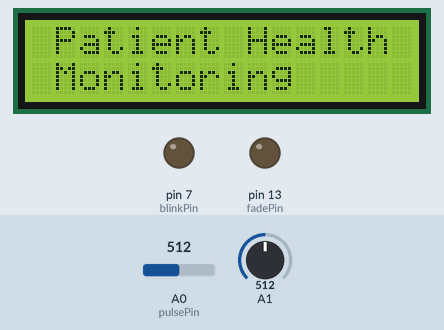
Simulated run of this sketch. Board: Arduino Uno, built with avr-gcc and run on an emulated ATmega328P. Shown: 16×2 character LCD, output pins drawn as LEDs (lit = HIGH). The inputs (shaded band) are chosen by the test bench; at power-on: A0 (pulsePin) = 512, A1 = 512. The modem accepts every AT command (registered, SIM ready, sends succeed) and sends nothing else; what the sketch prints to the serial monitor is not drawn.

Above: at 0.1 s.
At 4.1 s:
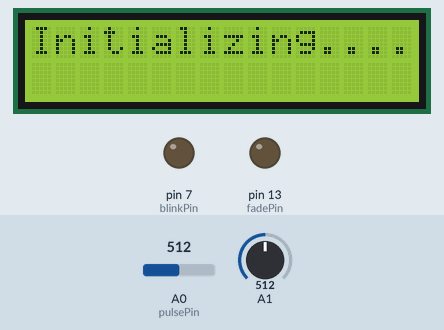
At 9.1 s:
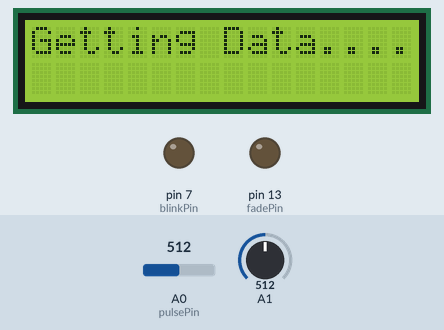
At 20.3 s:
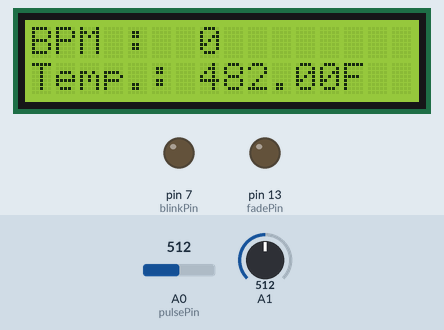

The sketch:

Ppbl.ino.ino
```cpp
#include <LiquidCrystal.h>
LiquidCrystal lcd(12, 11, 5, 4, 3, 2);
#include <SoftwareSerial.h>
float pulse = 0;
float temp = 0;
SoftwareSerial ser(9,10);
String apiKey = "CWMFN3TMX1M8DGMK";


// Variables
int pulsePin = A0;
int blinkPin = 7 ;
int fadePin = 13;
int fadeRate = 0; // used to fade LED on with PWM on fadePin


volatile int BPM;
volatile int Signal;
volatile int IBI = 600;
volatile boolean Pulse = false;
volatile boolean QS = false; // becomes true when Arduoino finds a beat.

static boolean serialVisual = true;
volatile int rate[10];
volatile unsigned long sampleCounter = 0;
volatile unsigned long lastBeatTime = 0;
volatile int P = 512;
volatile int T = 512;
volatile int thresh = 525;
volatile int amp = 100;
volatile boolean firstBeat = true;
volatile boolean secondBeat = false;

void setup()
{
lcd.begin(16, 2);
pinMode(blinkPin,OUTPUT);
pinMode(fadePin,OUTPUT);
Serial.begin(115200);
interruptSetup();


lcd.clear();
lcd.setCursor(0,0);
lcd.print(" Patient Health");
lcd.setCursor(0,1);
lcd.print(" Monitoring ");
delay(4000);
lcd.clear();
lcd.setCursor(0,0);
lcd.print("Initializing....");
delay(5000);
lcd.clear();
lcd.setCursor(0,0);
lcd.print("Getting Data....");
ser.begin(9600);
ser.println("AT");
delay(1000);
ser.println("AT+GMR");
delay(1000);
ser.println("AT+CWMODE=3");
delay(1000);
ser.println("AT+RST");
delay(5000);
ser.println("AT+CIPMUX=1");
delay(1000);

String cmd="AT+CWJAP=\"Redmi Note 10S\",\"namkeeen123\"";
ser.println(cmd);
delay(1000);
ser.println("AT+CIFSR");
delay(1000);
}

// Where the Magic Happens
void loop()
{
serialOutput();
if (QS == true) // A Heartbeat Was Found
{

// BPM and IBI have been Determined

fadeRate = 255;
serialOutputWhenBeatHappens();
QS = false;
}
ledFadeToBeat(); // Makes the LED Fade Effect Happen
delay(20); // take a break
read_temp();
esp_8266();
}
void ledFadeToBeat()
{
fadeRate -= 15; // set LED fade value
fadeRate = constrain(fadeRate,0,255); // keep LED fade value from going into negative numbers!
analogWrite(fadePin,fadeRate); // fade LED
}
void interruptSetup()
{

TCCR2A = 0x02;
TCCR2B = 0x06;
OCR2A = 0X7C;
TIMSK2 = 0x02;
sei();
}
void serialOutput()
{ // Decide How To Output Serial.
if (serialVisual == true)
{
arduinoSerialMonitorVisual('-', Signal);
}
else
{
sendDataToSerial('S', Signal);
}
}
void serialOutputWhenBeatHappens()
{
if (serialVisual == true)
{
Serial.print("*** Heart-Beat Happened *** ");
Serial.print("BPM: ");
Serial.println(BPM);
}
else
{
sendDataToSerial('B',BPM);
sendDataToSerial('Q',IBI);
}
}
void arduinoSerialMonitorVisual(char symbol, int data )
{
const int sensorMin = 0;
const int sensorMax = 1024; // sensor maximum, discovered through experiment
int sensorReading = data;
int range = map(sensorReading, sensorMin, sensorMax, 0, 11);
switch (range)
{
case 0:
Serial.println("");
break;
case 1:
Serial.println("---");
break;
case 2:
Serial.println("------");
break;
case 3:
Serial.println("---------");
break;
case 4:
Serial.println("------------");
break;
case 5:
Serial.println("--------------|-");
break;
case 6:
Serial.println("--------------|---");
break;
case 7:
Serial.println("--------------|-------");
break;
case 8:
Serial.println("--------------|----------");
break;
case 9:
Serial.println("--------------|----------------");
break;
case 10:
Serial.println("--------------|-------------------");
break;
case 11:
Serial.println("--------------|-----------------------");
break;
}
}

void sendDataToSerial(char symbol, int data )
{
Serial.print(symbol);
Serial.println(data);
}
ISR(TIMER2_COMPA_vect)
{
cli();
Signal = analogRead(pulsePin);
sampleCounter += 2;
int N = sampleCounter - lastBeatTime;

if(Signal < thresh && N > (IBI/5)*3)
{
if (Signal < T)
{
T = Signal;
}
}
if(Signal > thresh && Signal > P)
{ // thresh condition helps avoid noise
P = Signal; // P is the peak
}
if (N > 250)
{ // avoid high frequency noise
if ( (Signal > thresh) && (Pulse == false) && (N > (IBI/5)*3) )
{
Pulse = true;
digitalWrite(blinkPin,HIGH);
IBI = sampleCounter - lastBeatTime;
lastBeatTime = sampleCounter;

if(secondBeat)
{ // if this is the second beat, if secondBeat == TRUE
secondBeat = false; // clear secondBeat flag
for(int i=0; i<=9; i++) // seed the running total to get a realisitic BPM at startup
{
rate[i] = IBI;
}
}
if(firstBeat) // if it's the first time we found a beat, if firstBeat == TRUE
{
firstBeat = false; // clear firstBeat flag
secondBeat = true; // set the second beat flag
sei(); // enable interrupts again
return; // IBI value is unreliable so discard it
}
// keep a running total of the last 10 IBI values
word runningTotal = 0; // clear the runningTotal variable
for(int i=0; i<=8; i++)
{ // shift data in the rate array
rate[i] = rate[i+1]; // and drop the oldest IBI value
runningTotal += rate[i]; // add up the 9 oldest IBI values
}
rate[9] = IBI; // add the latest IBI to the rate array
runningTotal += rate[9]; // add the latest IBI to runningTotal
runningTotal /= 10; // average the last 10 IBI values
BPM = 60000/runningTotal; // how many beats can fit into a minute? that's BPM!
QS = true; // set Quantified Self flag
// QS FLAG IS NOT CLEARED INSIDE THIS ISR
pulse = BPM;
}
}
if (Signal < thresh && Pulse == true)
{ // when the values are going down, the beat is over
digitalWrite(blinkPin,LOW); // turn off pin 13 LED
Pulse = false; // reset the Pulse flag so we can do it again
amp = P - T; // get amplitude of the pulse wave
thresh = amp/2 + T; // set thresh at 50% of the amplitude
P = thresh; // reset these for next time
T = thresh;
}
if (N > 2500)
{ // if 2.5 seconds go by without a beat
thresh = 512; // set thresh default
P = 512; // set P default
T = 512; // set T default
lastBeatTime = sampleCounter; // bring the lastBeatTime up to date
firstBeat = true; // set these to avoid noise
secondBeat = false; // when we get the heartbeat back
}
sei(); // enable interrupts when youre done!
}// end isr
void esp_8266()
{
// TCP connection AT+CIPSTART=4,"TCP","184.106.153.149",80
String cmd = "AT+CIPSTART=4,\"TCP\",\"";
cmd += "184.106.153.149"; // api.thingspeak.com
cmd += "\",80";
ser.println(cmd);
Serial.println(cmd);
if(ser.find("Error"))
{
Serial.println("AT+CIPSTART error");
return;
}
String getStr = "GET /update?api_key=";
getStr += apiKey;
getStr +="&field1=";
getStr +=String(temp);
getStr +="&field2=";
getStr +=String(pulse);
getStr += "\r\n\r\n";
// send data length
cmd = "AT+CIPSEND=4,";
cmd += String(getStr.length());
ser.println(cmd);
Serial.println(cmd);
delay(1000);
ser.print(getStr);
Serial.println(getStr);
delay(3000);
}
void read_temp()
{
int temp_val = analogRead(A1);
float mv = (temp_val/1024.0)*5000;
float cel = mv/10;
temp = (cel*9)/5 + 32;
Serial.print("Temperature:");
Serial.println(temp);
lcd.clear();
lcd.setCursor(0,0);
lcd.print("BPM :");
lcd.setCursor(7,0);
lcd.print(BPM);
lcd.setCursor(0,1);
lcd.print("Temp.:");
lcd.setCursor(7,1);
lcd.print(temp);
lcd.setCursor(13,1);
lcd.print("F");
}
```

Measured:
- what the display in image 1 shows lasts 5.0 s, from 4.1 s to 9.1 s
- what the display in image 2 shows lasts 11.1 s, from 9.1 s to 20.2 s
